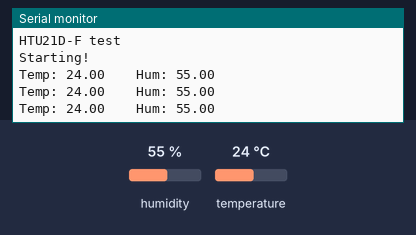
Simulated run of this sketch. Board: Arduino Uno, built with avr-gcc and run on an emulated ATmega328P. On the bench: the last lines printed to the serial monitor. The test bench sets the inputs (shaded band); at power-on: humidity 55 %, temperature 24 °C.

Above: at 1.3 s.
1.4 s: humidity set to 22 %
At 2.1 s:
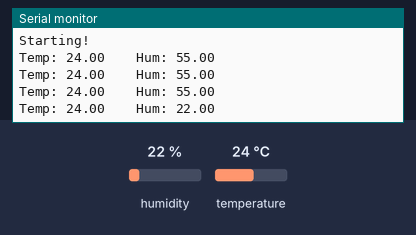
2.9 s: temperature set to 12 °C
At 3.7 s:
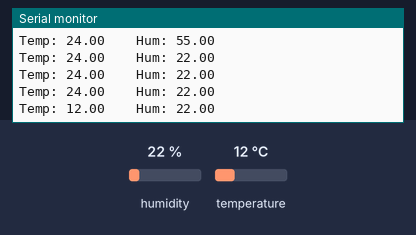
4.4 s: humidity set to 40 %
At 4.4 s:
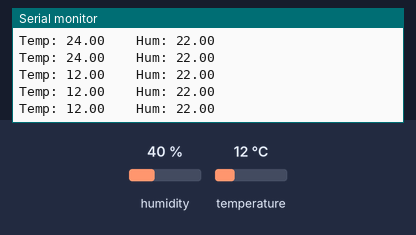
Timing chart, 0 to 7.4 s (numbered marks = the images above; inputs shaded):
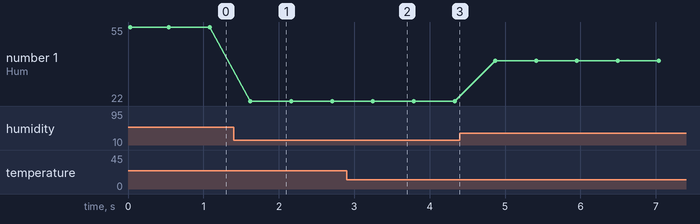

Measured:
- after the input at 1.4 s, the serial monitor: prints a new line after 0.22 s (image 1)
- after the input at 2.9 s, the serial monitor: prints a new line after 0.35 s (image 2)
- plotted number 1: 55 → 22 after the input at 1.4 s, 22 → 40 after the input at 4.4 s

The sketch:

HTUSensor.ino
```cpp
#include <Arduino.h>
#include <Wire.h>
#include "Adafruit_HTU21DF.h"

// Connect Vin to 3-5VDC
// Connect GND to ground
// Connect SCL to I2C clock pin (A5 on UNO)
// Connect SDA to I2C data pin (A4 on UNO)

Adafruit_HTU21DF htu = Adafruit_HTU21DF();

void setup() {
  Serial.begin(9600);
  Serial.println("HTU21D-F test");

  if (!htu.begin()) {
    Serial.println("Couldn't find sensor!");
    while (1);
  }
  Serial.println("Starting!");
}


void loop() {
  Serial.print("Temp: ");
  Serial.print(htu.readTemperature());
  Serial.print("\t\tHum: ");
  Serial.println(htu.readHumidity());
  delay(500);
}
```

.ino.cpp
```cpp
#ifdef __IN_ECLIPSE__
//This is a automatic generated file
//Please do not modify this file
//If you touch this file your change will be overwritten during the next build
//This file has been generated on 2017-07-27 16:20:37

#include "Arduino.h"
#include <Arduino.h>
#include <Wire.h>
#include "Adafruit_HTU21DF.h"
void setup() ;
void loop() ;

#include "HTUSensor.ino"


#endif
```
